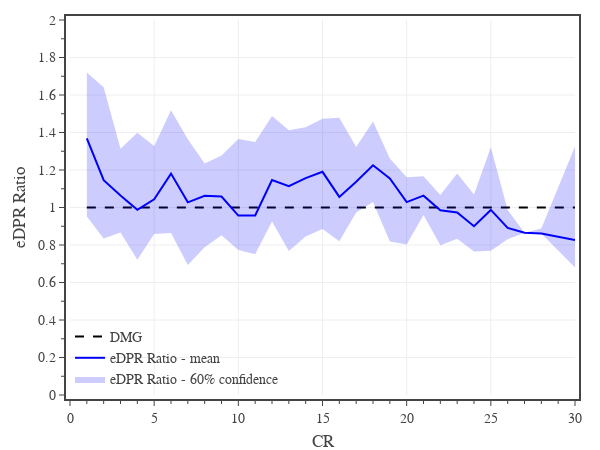

The notebook cell this image was saved under:
### Code cell
# eHP Ratio

yCol = 'eDPR Ratio'

conf = 0.6
df1 = df0[df0['CR'].between(1,30)]
dfM = df1[['CR',yCol]].groupby('CR').median()
dfU = df1[['CR',yCol]].groupby('CR').quantile(0.5 + conf/2)
dfL = df1[['CR',yCol]].groupby('CR').quantile(0.5 - conf/2)

# CR
# create figure
fig = go.Figure(
    layout=go.Layout(
        template=tfb.FIG_TEMPLATE,
        margin=dict(l=70, r=25, b=55, t=20, pad=4),
        xaxis=dict(
            title_text='CR',
            range=[0,30],
            tick0=0, dtick=5,
            minor=dict(tick0=0, dtick=1),
        ),
        yaxis=dict(
            title_text=yCol,
            range=[0,2],
            tick0=0, dtick=0.2,
            minor=dict(tick0=0, dtick=0.1),
        ),
        legend=dict(
            xanchor='left', yanchor='bottom',
            x=0.00, y=0.00,
            orientation='v',
            tracegroupgap=0,
            bgcolor='rgba(0,0,0,0)',
        )
    )
)


# add reference line
fig.add_trace(go.Scatter(
    x=[1,30], y=[1,1],
    mode='lines', 
    line=dict(color='black', dash='dash'),
    name='DMG',
    hoverinfo='skip',
))

# add average value
fig.add_trace(go.Scatter(
    x=dfM.index, y=dfM[yCol],
    mode='lines', 
    line=dict(color='rgba(0,0,250,1)', dash='solid'),
    name=f'{yCol} - mean',
    hovertemplate='<b>mean</b><br>' + 'CR %{x:,.0f}<br>' + yCol + ' %{y:,.1f}<br>' + '<extra></extra>'

))

# add confidence interval
fig.add_trace(go.Scatter(x=dfM.index, y=dfU[yCol], line_width=0, legendgroup=f'{yCol} confidence', showlegend=False, hoverinfo='skip'))
fig.add_trace(go.Scatter(x=dfM.index, y=dfL[yCol], line_width=0, name=f'{yCol} - {conf:.0%} confidence', legendgroup=f'{yCol} confidence', hoverinfo='skip', fill='tonexty', fillcolor='rgba(0,0,250,0.2)'))

# show figure
fig.update_layout(width=600, height=450)
fig.show(config=tfb.FIG_CONFIG)

# save figures
if SAVEFIGS:
    #fig.update_layout(autosize=True, width=None, height=None)
    #tfb.save_fig_html(fig, format='large', name=f'./fig-edpr-ratio-vs-cr-large')
    #tfb.save_fig_html(fig, format='small', name=f'./fig-edpr-ratio-vs-cr-small')
    pass

### Figure 1 — Plotly figure (JSON) as saved in the notebook; plotly's stock layout.template omitted (floating-point values rounded to 4 significant figures)
{"data": [{"hoverinfo": "skip", "line": {"color": "black", "dash": "dash"}, "mode": "lines", "name": "DMG", "type": "scatter", "x": [1, 30], "y": [1, 1]}, {"hovertemplate": "<b>mean</b><br>CR %{x:,.0f}<br>eDPR Ratio %{y:,.1f}<br><extra></extra>", "line": {"color": "rgba(0,0,250,1)", "dash": "solid"}, "mode": "lines", "name": "eDPR Ratio - mean", "type": "scatter", "x": [1, 2, 3, 4, 5, 6, 7, 8, 9, 10, 11, 12, 13, 14, 15, 16, 17, 18, 19, 20, 21, 22, 23, 24, 25, 26, 27, 28, 30], "y": [1.369, 1.146, 1.064, 0.9876, 1.044, 1.181, 1.028, 1.062, 1.059, 0.957, 0.9579, 1.147, 1.114, 1.157, 1.19, 1.057, 1.138, 1.226, 1.155, 1.029, 1.063, 0.9853, 0.9734, 0.9002, 0.9871, 0.8908, 0.8652, 0.8617, 0.8271]}, {"hoverinfo": "skip", "legendgroup": "eDPR Ratio confidence", "line": {"width": 0}, "showlegend": false, "type": "scatter", "x": [1, 2, 3, 4, 5, 6, 7, 8, 9, 10, 11, 12, 13, 14, 15, 16, 17, 18, 19, 20, 21, 22, 23, 24, 25, 26, 27, 28, 30], "y": [1.72, 1.641, 1.313, 1.399, 1.328, 1.518, 1.364, 1.234, 1.277, 1.366, 1.349, 1.488, 1.412, 1.428, 1.474, 1.478, 1.322, 1.459, 1.262, 1.161, 1.166, 1.066, 1.181, 1.07, 1.321, 0.9866, 0.8652, 0.8882, 1.325]}, {"fill": "tonexty", "fillcolor": "rgba(0,0,250,0.2)", "hoverinfo": "skip", "legendgroup": "eDPR Ratio confidence", "line": {"width": 0}, "name": "eDPR Ratio - 60% confidence", "type": "scatter", "x": [1, 2, 3, 4, 5, 6, 7, 8, 9, 10, 11, 12, 13, 14, 15, 16, 17, 18, 19, 20, 21, 22, 23, 24, 25, 26, 27, 28, 30], "y": [0.9525, 0.8352, 0.8663, 0.7209, 0.8585, 0.8639, 0.6934, 0.7877, 0.8515, 0.7727, 0.7512, 0.9247, 0.7681, 0.8459, 0.8857, 0.82, 0.9738, 1.029, 0.8192, 0.8024, 0.9598, 0.7987, 0.8338, 0.7653, 0.7695, 0.8311, 0.8652, 0.8617, 0.6796]}], "layout": {"height": 450, "legend": {"bgcolor": "rgba(0,0,0,0)", "orientation": "v", "tracegroupgap": 0, "x": 0, "xanchor": "left", "y": 0, "yanchor": "bottom"}, "margin": {"b": 55, "l": 70, "pad": 4, "r": 25, "t": 20}, "width": 600, "xaxis": {"dtick": 5, "minor": {"dtick": 1, "tick0": 0}, "range": [0, 30], "tick0": 0, "title": {"text": "CR"}}, "yaxis": {"dtick": 0.2, "minor": {"dtick": 0.1, "tick0": 0}, "range": [0, 2], "tick0": 0, "title": {"text": "eDPR Ratio"}}}}
